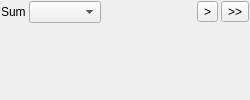
<?xml version="1.0" encoding="UTF-8"?>
<ui version="4.0">
 <class>BandPassFilterWindow</class>
 <widget class="QDockWidget" name="BandPassFilterWindow">
  <property name="geometry">
   <rect>
    <x>0</x>
    <y>0</y>
    <width>250</width>
    <height>100</height>
   </rect>
  </property>
  <property name="sizePolicy">
   <sizepolicy hsizetype="Minimum" vsizetype="MinimumExpanding">
    <horstretch>0</horstretch>
    <verstretch>0</verstretch>
   </sizepolicy>
  </property>
  <property name="maximumSize">
   <size>
    <width>250</width>
    <height>524287</height>
   </size>
  </property>
  <property name="windowTitle">
   <string>Integration</string>
  </property>
  <widget class="QWidget" name="dockWidgetContents">
   <layout class="QVBoxLayout" name="verticalLayout">
    <property name="spacing">
     <number>1</number>
    </property>
    <property name="margin">
     <number>0</number>
    </property>
    <item>
     <widget class="QWidget" name="sumWidget" native="true">
      <layout class="QHBoxLayout" name="horizontalLayout">
       <property name="spacing">
        <number>3</number>
       </property>
       <property name="margin">
        <number>1</number>
       </property>
       <item>
        <widget class="QLabel" name="label">
         <property name="text">
          <string>Sum</string>
         </property>
        </widget>
       </item>
       <item>
        <widget class="QComboBox" name="axisComboBox"/>
       </item>
       <item>
        <spacer name="sumSpacer">
         <property name="orientation">
          <enum>Qt::Horizontal</enum>
         </property>
         <property name="sizeHint" stdset="0">
          <size>
           <width>40</width>
           <height>20</height>
          </size>
         </property>
        </spacer>
       </item>
       <item>
        <widget class="QToolButton" name="currentButton">
         <property name="text">
          <string>&gt;</string>
         </property>
         <property name="toolTip">
          <string>Process current image</string>
         </property>
        </widget>
       </item>
       <item>
        <widget class="QToolButton" name="selectedButton">
         <property name="text">
          <string>&gt;&gt;</string>
         </property>
         <property name="toolTip">
          <string>Process all selected images</string>
         </property>
        </widget>
       </item>
      </layout>
     </widget>
    </item>
    <item>
     <spacer name="verticalSpacer">
      <property name="orientation">
       <enum>Qt::Vertical</enum>
      </property>
      <property name="sizeType">
       <enum>QSizePolicy::Expanding</enum>
      </property>
      <property name="sizeHint" stdset="0">
       <size>
        <width>20</width>
        <height>1</height>
       </size>
      </property>
     </spacer>
    </item>
   </layout>
  </widget>
 </widget>
 <resources/>
 <connections/>
</ui>
